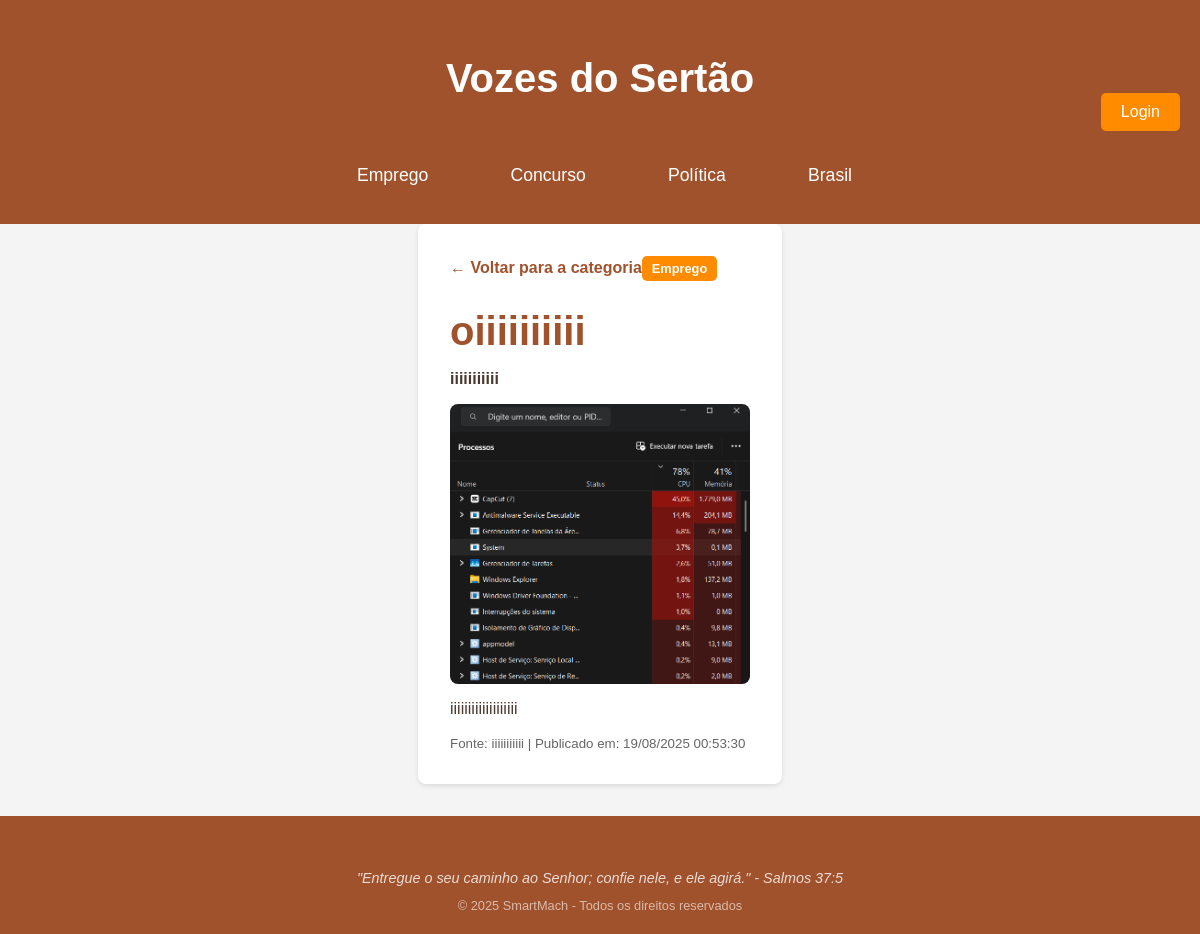
Screenshot of /pagina_noticia.php?id=2 with the database file from the repository.
### tables this page shows
CREATE TABLE `noticias` (
  `id` int(11) UNSIGNED NOT NULL,
  `categoria` varchar(50) NOT NULL,
  `titulo` varchar(255) NOT NULL,
  `subtitulo` varchar(255) NOT NULL,
  `conteudo` text NOT NULL,
  `fonte` varchar(100) NOT NULL,
  `caminho_imagem` varchar(255) NOT NULL,
  `data_publicacao` datetime NOT NULL
);

### pagina_noticia.php (the view, shortened to what this page needs)
<!DOCTYPE html>
<html lang="pt-br">
<head>
<link rel="stylesheet" href="Css/index.css" />
</head>
<body>
<header>
  <div class="logo-container">
 <a href="index.php"><h1>Vozes do Sertão</h1></a>
  </div>
  <nav class="nav-categorias">
    <ul>
      <li><a href="emprego.php">Emprego</a></li>
      <li><a href="concurso.php">Concurso</a></li>
      <li><a href="politica.php">Política</a></li>
      <li><a href="brasil.php">Brasil</a></li>
    </ul>
  </nav>
        <a href="login.php" class="btn-login">Login</a>
</header>
<main>
    <?php
    if (isset($_GET['id']) && is_numeric($_GET['id'])) {
        $noticia_id = $_GET['id'];
                ;$servername = "localhost";
                $username = "root";
                $password = "";
                $dbname = "blog_noticias";
        $conn = new mysqli($servername, $username, $password, $dbname);
        $stmt = $conn->prepare("SELECT * FROM noticias WHERE id = ?");
        $stmt->bind_param("i", $noticia_id);
        $stmt->execute();
        $result = $stmt->get_result();
        if ($result->num_rows > 0) {
            $noticia = $result->fetch_assoc();
            echo '<a href="' . htmlspecialchars($noticia['categoria']) . '.php" class="back-link">&larr; Voltar para a categoria</a>';
            echo '<span class="noticia-categoria">' . ucfirst(htmlspecialchars($noticia['categoria'])) . '</span>';
            echo '<h1 class="titulo-noticia">' . htmlspecialchars($noticia['titulo']) . '</h1>';
            echo '<p><strong>' . htmlspecialchars($noticia['subtitulo']) . '</strong></p>';
            if (!empty($noticia['caminho_imagem']) && file_exists($noticia['caminho_imagem'])) {
                echo '<img src="' . htmlspecialchars($noticia['caminho_imagem']) . '" alt="' . htmlspecialchars($noticia['titulo']) . '" />';
            }
            echo '<p>' . nl2br(htmlspecialchars($noticia['conteudo'])) . '</p>';
            echo '<small>Fonte: ' . htmlspecialchars($noticia['fonte']) . ' | Publicado em: ';
            $data = new DateTime($noticia['data_publicacao']);
            echo $data->format('d/m/Y H:i:s');
            echo '</small>';
        } else {
            echo "<p>Notícia não encontrada.</p>";
        }
    } else {
        echo "<p>Nenhuma notícia selecionada.</p>";
    }
    ?>
</main>
<footer class="footer">
    <p>"Entregue o seu caminho ao Senhor; confie nele, e ele agirá." - Salmos 37:5</p>
    <span>© 2025 SmartMach - Todos os direitos reservados</span>
</footer>
</body>
</html>

### Css/index.css (style rules this page uses)
html, body { height: 100%; margin: 0; padding: 0; display: flex; flex-direction: column; }
body { font-family: 'Roboto', sans-serif; background-color: #F5F5DC; color: #4B382F; margin: 0; padding: 0; }
header { background-color: #A0522D; color: white; padding: 20px; display: flex; flex-direction: column; align-items: center; position: relative; }
.logo-container { text-align: center; margin-bottom: 10px; }
h1 { margin: 0; font-size: 2.5em; font-weight: 700; }
h1, a { text-decoration: none; color: white; }
.nav-categorias ul { list-style: none; padding: 0; margin: 0; display: flex; gap: 20px; }
.nav-categorias a { color: white; text-decoration: none; font-weight: 400; font-size: 1.1em; padding: 5px 10px; transition: background-color 0.3s; }
.btn-login { position: absolute; right: 20px; top: 50%; transform: translateY(-50%); background-color: #FF8C00; color: white; text-decoration: none; padding: 10px 20px; border-radius: 5px; transition: background-color 0.3s; }
main { flex: 1 0 auto; padding: 2rem; max-width: 1200px; margin: 0 auto; }
.noticia-categoria { display: inline-block; background-color: #FF8C00; color: white; padding: 5px 10px; border-radius: 5px; font-size: 0.8rem; font-weight: bold; align-self: flex-start; }
.footer { flex-shrink: 0; background-color: #A0522D; color: white; padding: 40px 30px 20px; text-align: center; margin-top: 2rem; }
.footer p { color: rgba(255, 255, 255, 0.8); font-style: italic; font-size: 0.9rem; margin-bottom: 10px; }
.footer span { color: rgba(255, 255, 255, 0.6); font-size: 0.8rem; }

### pagina_noticia.php (style rules this page uses)
body { font-family: Arial, sans-serif; background: #f4f4f4; margin: 0; padding: 0; }
header { background-color: #A0522D; color: white; padding: 20px; display: flex; flex-direction: column; align-items: center; position: relative; }
.logo-container { text-align: center; margin-bottom: 10px; }
h1 { margin: 0; font-size: 2.5em; font-weight: 700; }
.h1, a { text-decoration: none; color: rgb(255, 255, 255); }
.nav-categorias ul { list-style: none; padding: 0; margin: 0; display: flex; gap: 20px; }
.nav-categorias a { color: white; text-decoration: none; font-weight: 400; font-size: 1.1em; padding: 5px 10px; transition: background-color 0.3s; }
.btn-login { position: absolute; right: 20px; top: 50%; transform: translateY(-50%); background-color: #FF8C00; color: white; text-decoration: none; padding: 10px 20px; border-radius: 5px; transition: background-color 0.3s; }
main { max-width: 800px; margin: 0 auto; padding: 2rem; background: white; border-radius: 8px; box-shadow: 0 2px 5px rgba(0,0,0,0.1); }
.noticia-categoria { display: inline-block; background-color: #FF8C00; color: white; padding: 5px 10px; border-radius: 5px; font-weight: bold; margin-bottom: 1rem; }
img { max-width: 300px; width: 100%; height: auto; border-radius: 8px; margin-bottom: 1rem; display: block; margin-left: auto; margin-right: auto; }
h1.titulo-noticia { color: #A0522D; }
small { color: #666; }
a.back-link { display: inline-block; margin-bottom: 2rem; color: #A0522D; text-decoration: none; font-weight: 700; }

### rows the page displays
noticias: categoria "Emprego", titulo "oiiiiiiiiii", subtitulo "iiiiiiiiiii", caminho_imagem (picture), conteudo "iiiiiiiiiiiiiiiiiii", fonte "iiiiiiiiiii", data_publicacao "19/08/2025 00:53:30"
